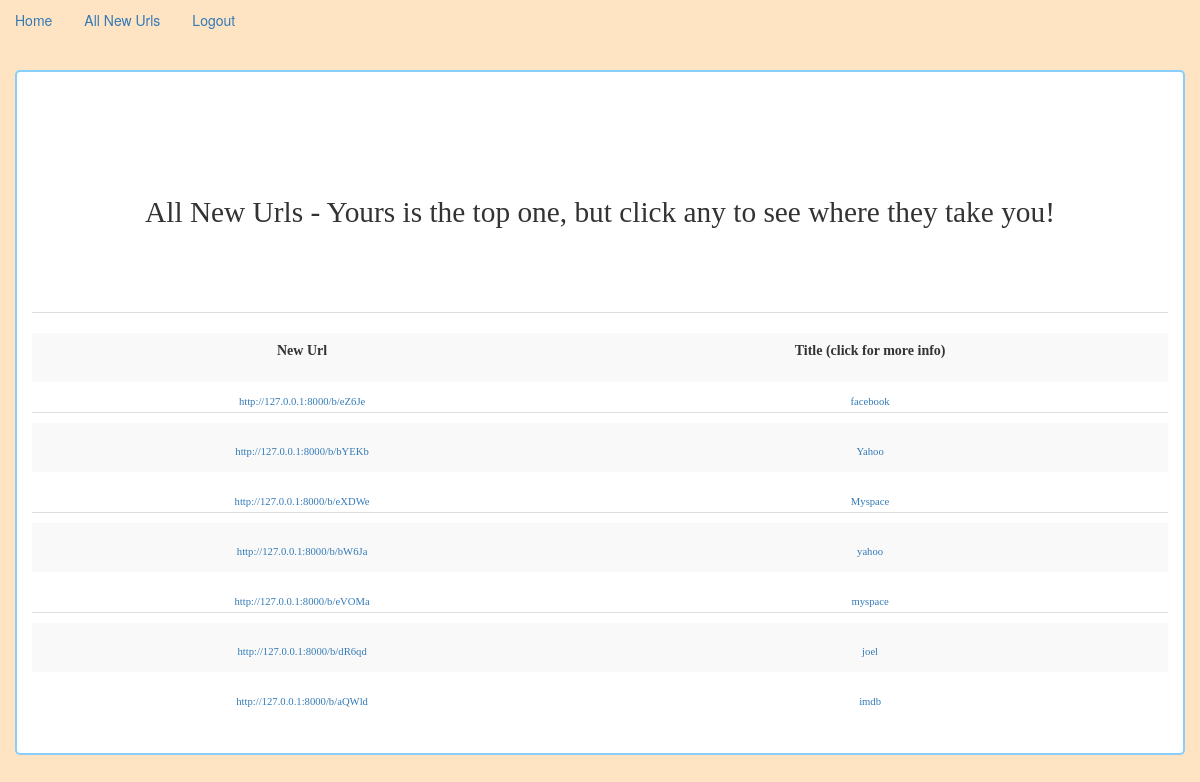
The app's page /list/ (signed in) with its own data.
### url_app/models.py (models this page shows, shortened)
class Bookmark(models.Model):
    original_url = models.URLField()
    title = models.CharField(max_length=30)
    description = models.CharField(max_length=100)
    shortened_url = models.CharField(max_length=100)
    timestamp = models.DateTimeField(auto_now_add=True)
    user = models.ForeignKey(User)
    class Meta:
        ordering = ['-timestamp']

### url_app/views.py (the view)
# urls.py: url(r'^list/', BookmarkListView.as_view(), name="bookmark_list_view"),
class BookmarkListView(ListView):
    model = Bookmark
    def get_queryset(self):
        return Bookmark.objects.filter(user=self.request.user)

### templates/url_app/bookmark_list.html (shortened to what this page needs)
{% extends 'base.html' %}
{% block content %}
    <br><br>
<h5 class="list-title">All New Urls - Yours is the top one, but click any to see where they take you!</h5>
    <br><br>
<table class="table table-striped">
<th>New Url</th><th>Title (click for more info)</th>
{% for url in object_list %}
    <tr>
        <td><a href="{% url 'redirect' url.shortened_url %}">http://127.0.0.1:8000/b/{{ url.shortened_url }}</a></td>
        <td><a href="{% url 'detail_view' url.id %}">{{ url.title }}</a> </td>
    </tr>
{% endfor %}
</table>
{% endblock %}

### url_app/static/style.css (style rules this page uses)
.colors { background-color: bisque; }
th,tr { text-align: center; height: 50px; }
tr a { margin-top: 10px; font-size:8pt ; position: relative; top:10px; }
tr { position: relative; top:10px; }
th { position: relative; top:10px; }
.list-title { line-height: 100px; font-size: 22pt; }

### records on screen
Bookmark: shortened_url "eZ6Je", title "facebook"
Bookmark: shortened_url "bYEKb", title "Yahoo"
Bookmark: shortened_url "eXDWe", title "Myspace"
Bookmark: shortened_url "bW6Ja", title "yahoo"
Bookmark: shortened_url "eVOMa", title "myspace"
Bookmark: shortened_url "dR6qd", title "joel"
Bookmark: shortened_url "aQWld", title "imdb"
